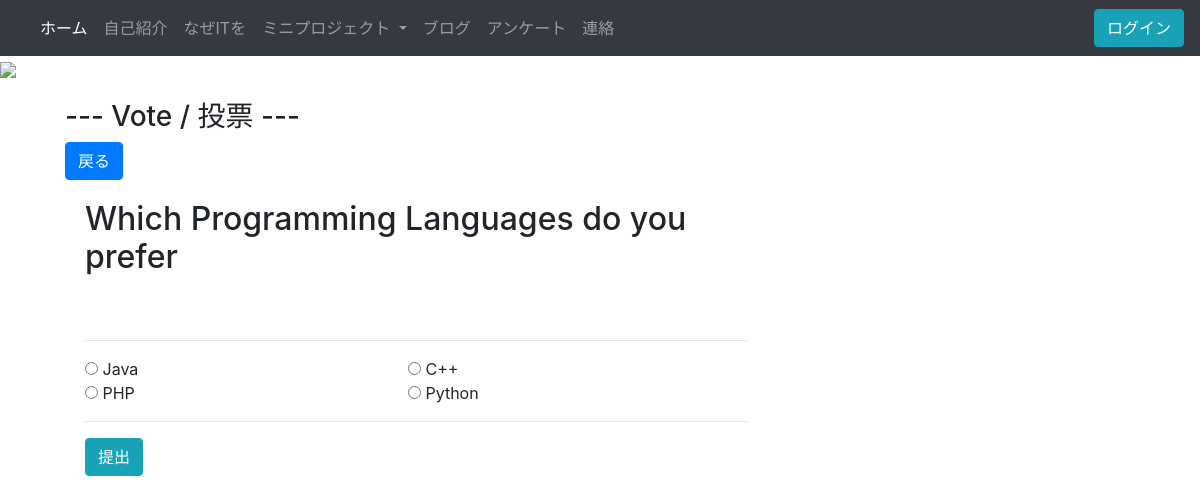
The app's page /vote/1/ with its own data.
### intro/models.py (models this page shows, shortened)
class Poll(models.Model):
    question = models.TextField()
    option_one = models.CharField(max_length=50)
    option_two = models.CharField(max_length=50)
    option_three = models.CharField(max_length=50)
    option_four = models.CharField(max_length=50)
    option_one_count = models.IntegerField(default=0)
    option_two_count = models.IntegerField(default=0)
    option_three_count = models.IntegerField(default=0)
    option_four_count = models.IntegerField(default=0)

### intro/views.py (the view, shortened to what this page needs)
# urls.py: path('vote/<poll_id>/', poll_vote),
def poll_vote(request, poll_id):
    poll = Poll.objects.get(pk=poll_id)
    context = {
        'poll': poll
    }
    return render(request, 'poll_vote.html', context)

### intro/templates/poll_vote.html (shortened to what this page needs)
{% extends "base.html" %}
{% block content %}
<div class="container">
    <div class="col-lg-8 col-lg-offset-2">
        <div class="panel panel-default">
            <div class="panel-heading">
                <h3 class="panel-title">--- Vote / 投票 ---</h3>
            </div>
            <div class="panel-body">
                <a class="btn btn-primary" href="/polls">戻る</a>
                <div class="row">
                    <div class="col-lg-12">
                        <h2>{{ poll.question }}</h2>
                    </div>
                </div>
                <div class="row">
                    <div class="col-lg-12">
                        <hr />
                        <form method="POST">
                            <div class="form-group">
                                <div class="radio">
                                    <div>
                                        <input type="radio" name="poll" value="option1" required>
                                        {{ poll.option_one }}
                                    </div>
                                    <div>
                                        <input type="radio" name="poll" value="option2">
                                        {{ poll.option_two }}
                                    </div>
                                    <div>
                                        <input type="radio" name="poll" value="option3">
                                        {{ poll.option_three }}
                                    </div>
                                    <div>
                                        <input type="radio" name="poll" value="option4">
                                        {{ poll.option_four }}
                                    </div>
                                </div>
                            </div>
                            <hr />
                            <button type="submit" class="btn btn-info">
                                提出
                            </button>
                        </form>
                    </div>
                </div>
            </div>
        </div>
    </div>
</div>
{% endblock %}

### intro/templates/base.html (style rules this page uses)
.container { padding: 20px; }
.row { padding: 20px; }
.radio { display: grid; grid-template-columns: auto auto; }

### records on screen
Poll: question "Which Programming Languages do you prefer", option_one "Java", option_two "C++", option_three "PHP", option_four "Python"
